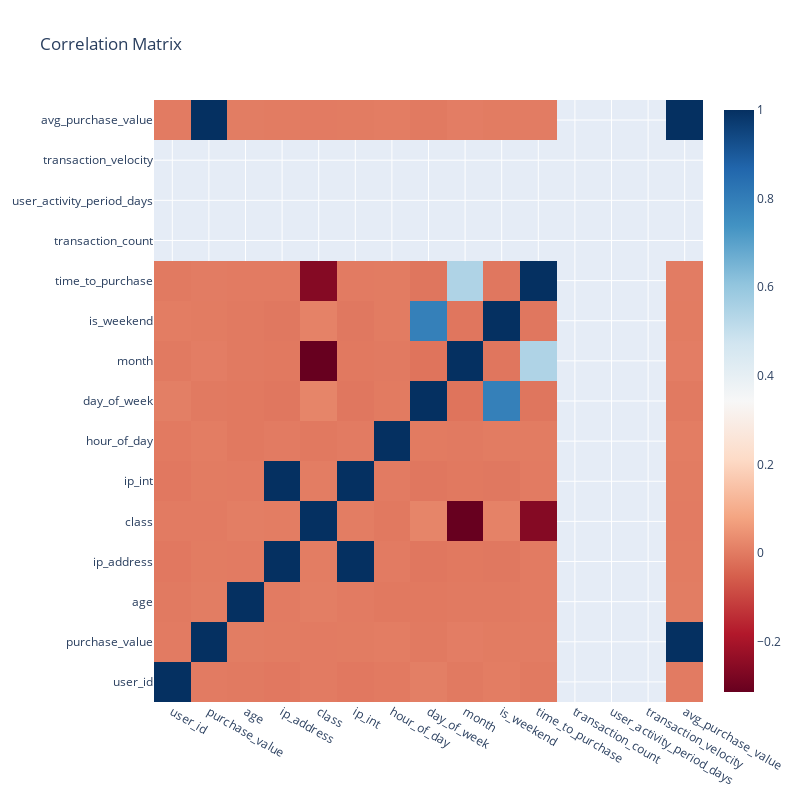

The code cell stored with this chart in its notebook:
### Code cell
# Plot correlation matrix for numeric features
print("\nGenerating correlation matrix...")
plot_correlation_matrix(fraud_data_featured)

### Figure 1 — Plotly figure (JSON) as saved in the notebook; plotly's stock layout.template omitted (floating-point values rounded to 4 significant figures; data arrays with more than 128 entries replaced by an {"elided": "..."} marker saying what was removed)
{"data": [{"colorscale": [[0, "rgb(103,0,31)"], [0.1, "rgb(178,24,43)"], [0.2, "rgb(214,96,77)"], [0.3, "rgb(244,165,130)"], [0.4, "rgb(253,219,199)"], [0.5, "rgb(247,247,247)"], [0.6, "rgb(209,229,240)"], [0.7, "rgb(146,197,222)"], [0.8, "rgb(67,147,195)"], [0.9, "rgb(33,102,172)"], [1, "rgb(5,48,97)"]], "type": "heatmap", "x": ["user_id", "purchase_value", "age", "ip_address", "class", "ip_int", "hour_of_day", "day_of_week", "month", "is_weekend", "time_to_purchase", "transaction_count", "user_activity_period_days", "transaction_velocity", "avg_purchase_value"], "y": ["user_id", "purchase_value", "age", "ip_address", "class", "ip_int", "hour_of_day", "day_of_week", "month", "is_weekend", "time_to_purchase", "transaction_count", "user_activity_period_days", "transaction_velocity", "avg_purchase_value"], "z": {"elided": "15x15 float values"}}], "layout": {"height": 800, "title": {"text": "Correlation Matrix"}, "width": 800}}
